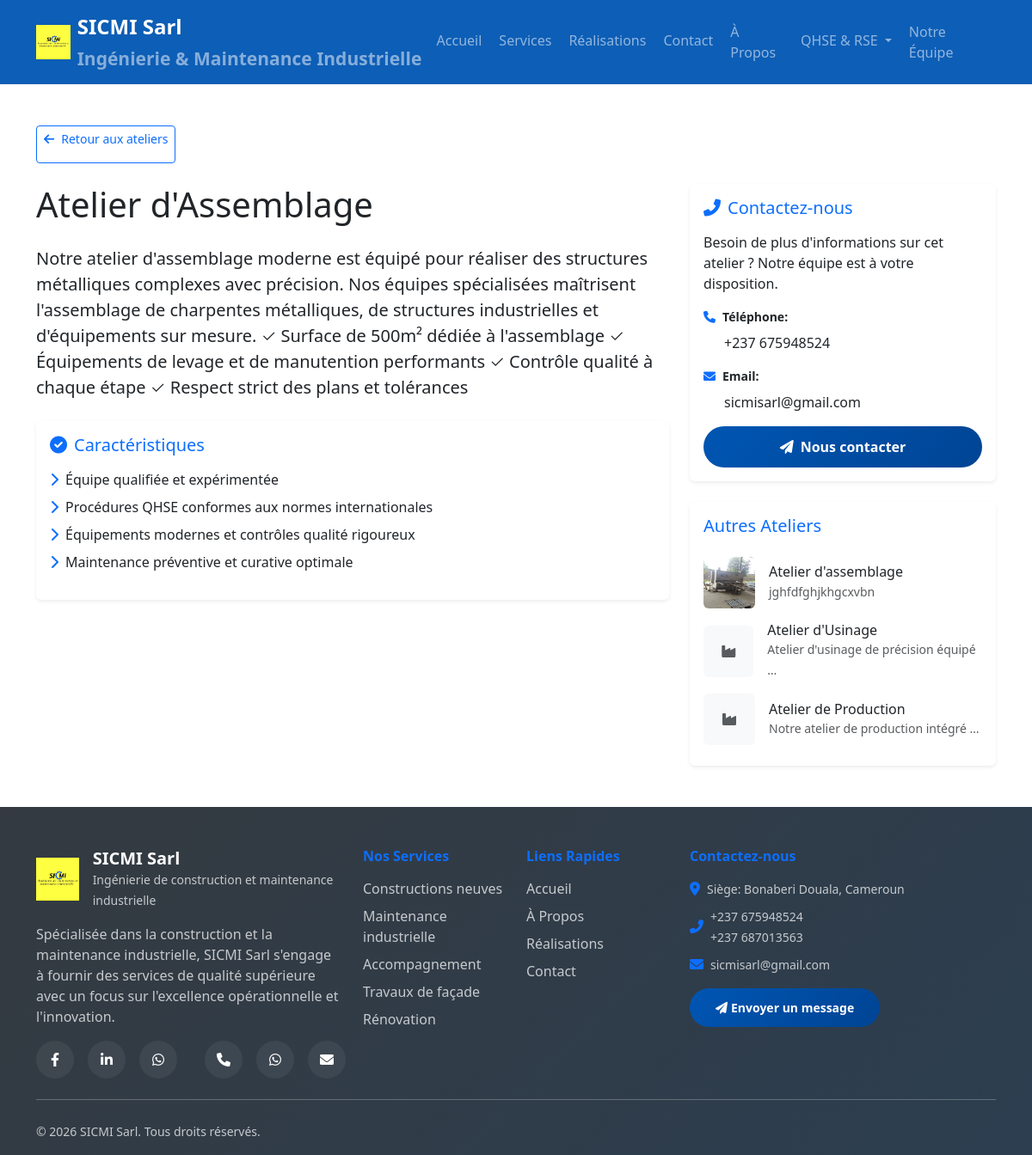
Screenshot of /ateliers/12/ with the database file from the repository.
### sicmi_app/models.py (models this page shows, shortened)
class Atelier(models.Model):
    name = models.CharField(max_length=200, verbose_name="Nom de l'atelier")
    description = models.TextField(verbose_name="Description")
    order = models.IntegerField(default=0, verbose_name="Ordre d'affichage")
    created_at = models.DateTimeField(auto_now_add=True)
    class Meta:
        ordering = ['order', 'name']
        verbose_name = "Atelier"
        verbose_name_plural = "Ateliers & Équipements"

class AtelierImage(models.Model):
    atelier = models.ForeignKey(Atelier, related_name='images', on_delete=models.CASCADE, verbose_name="Atelier")
    image = models.ImageField(upload_to='ateliers/', max_length=500, verbose_name="Image")
    caption = models.CharField(max_length=200, blank=True, verbose_name="Légende")
    order = models.IntegerField(default=0, verbose_name="Ordre")
    class Meta:
        ordering = ['order']
        verbose_name = "Image d'atelier"
        verbose_name_plural = "Images d'ateliers"

### sicmi_app/views.py (the view)
# urls.py: path('ateliers/<int:atelier_id>/', views.atelier_detail, name='atelier_detail'),
def atelier_detail(request, atelier_id):
    atelier = get_object_or_404(Atelier, id=atelier_id)
    atelier_images = atelier.images.all()
    other_ateliers = Atelier.objects.exclude(id=atelier.id).prefetch_related('images')[:3]
    context = {
        'atelier': atelier,
        'atelier_images': atelier_images,
        'other_ateliers': other_ateliers,
    }
    return render(request, 'atelier_detail.html', context)

### templates/atelier_detail.html (shortened to what this page needs)
{% extends 'base.html' %}
{% load static %}
{% block content %}
<section class="py-5">
    <div class="container">
        <div class="mb-4">
            <a href="{% url 'home' %}#ateliers" class="btn btn-outline-primary btn-sm">
                <i class="fas fa-arrow-left me-2"></i>Retour aux ateliers
            </a>
        </div>
        <div class="row">
            <div class="col-lg-8">
                <h1 class="mb-4">{{ atelier.name }}</h1>
                <div class="mb-4">
                    <p class="lead">{{ atelier.description }}</p>
                </div>
                <div class="card border-0 shadow-sm mb-4">
                    <div class="card-body">
                        <h5 class="card-title text-primary mb-3">
                            <i class="fas fa-check-circle me-2"></i>Caractéristiques
                        </h5>
                        <ul class="list-unstyled">
                            <li class="mb-2"><i class="fas fa-chevron-right text-primary me-2"></i>Équipe qualifiée et expérimentée</li>
                            <li class="mb-2"><i class="fas fa-chevron-right text-primary me-2"></i>Procédures QHSE conformes aux normes internationales</li>
                            <li class="mb-2"><i class="fas fa-chevron-right text-primary me-2"></i>Équipements modernes et contrôles qualité rigoureux</li>
                            <li class="mb-2"><i class="fas fa-chevron-right text-primary me-2"></i>Maintenance préventive et curative optimale</li>
                        </ul>
                    </div>
                </div>
            </div>
            <div class="col-lg-4">
                <div class="card border-0 shadow-sm mb-4 sticky-top" style="top: 100px;">
                    <div class="card-body">
                        <h5 class="card-title text-primary mb-3">
                            <i class="fas fa-phone-alt me-2"></i>Contactez-nous
                        </h5>
                        <p class="mb-3">Besoin de plus d'informations sur cet atelier ? Notre équipe est à votre disposition.</p>
                        <div class="mb-3">
                            <p class="mb-2 small"><i class="fas fa-phone text-primary me-2"></i><strong>Téléphone:</strong></p>
                            <p class="ms-4">+237 675948524</p>
                        </div>
                        <div class="mb-3">
                            <p class="mb-2 small"><i class="fas fa-envelope text-primary me-2"></i><strong>Email:</strong></p>
                            <p class="ms-4"><a href="mailto:sicmisarl@gmail.com" class="text-dark text-decoration-none">sicmisarl@gmail.com</a></p>
                        </div>
                        <a href="{% url 'contact' %}" class="btn btn-primary w-100">
                            <i class="fas fa-paper-plane me-2"></i>Nous contacter
                        </a>
                    </div>
                </div>
                {% if other_ateliers %}
                <div class="card border-0 shadow-sm">
                    <div class="card-body">
                        <h5 class="card-title text-primary mb-3">
                            Autres Ateliers
                        </h5>
                        <div class="list-group list-group-flush">
                            {% for other in other_ateliers %}
                            <a href="{% url 'atelier_detail' other.id %}" class="list-group-item list-group-item-action border-0 px-0">
                                <div class="d-flex align-items-center">
                                    {% if other.images.first %}
                                    <img src="{{ other.images.first.image.url }}" alt="{{ other.name }}" class="rounded me-3" style="width: 60px; height: 60px; object-fit: cover;">
                                    {% else %}
                                    <div class="bg-light rounded me-3 d-flex align-items-center justify-content-center" style="width: 60px; height: 60px;">
                                        <i class="fas fa-industry text-muted"></i>
                                    </div>
                                    {% endif %}
                                    <div>
                                        <h6 class="mb-0">{{ other.name }}</h6>
                                        <small class="text-muted">{{ other.description|truncatewords:5 }}</small>
                                    </div>
                                </div>
                            </a>
                            {% endfor %}
                        </div>
                    </div>
                </div>
                {% endif %}
            </div>
        </div>
    </div>
</section>
{% endblock %}

### static/css/style.css (style rules this page uses)
:root { --primary-color: #0056b3; --secondary-color: #6c757d; --accent-color: #ffc107; --success-color: #28a745; --warning-color: #ffc107; --danger-color: #dc3545; --dark-color: #343a40; --light-color: #f8f9fa; }
.btn-primary { background: linear-gradient(135deg, var(--primary-color), #004494); border: none; padding: 12px 30px; font-weight: 600; border-radius: 25px; transition: all 0.3s ease; position: relative; overflow: hidden; }
.btn-primary::before { content: ''; position: absolute; top: 0; left: -100%; width: 100%; height: 100%; background: linear-gradient(90deg, transparent, rgba(255,255,255,0.2), transparent); transition: left 0.5s; }

### static/css/design-improvements.css (style rules this page uses)
:root { --gradient-primary: linear-gradient(135deg, #0056b3 0%, #003d82 100%); --gradient-secondary: linear-gradient(135deg, #667eea 0%, #764ba2 100%); --gradient-success: linear-gradient(135deg, #11998e 0%, #38ef7d 100%); --shadow-sm: 0 2px 8px rgba(0, 0, 0, 0.08); --shadow-md: 0 4px 16px rgba(0, 0, 0, 0.12); --shadow-lg: 0 8px 32px rgba(0, 0, 0, 0.16); --shadow-hover: 0 12px 40px rgba(0, 0, 0, 0.2); --transition-fast: 0.2s cubic-bezier(0.4, 0, 0.2, 1); --transition-normal: 0.3s cubic-bezier(0.4, 0, 0.2, 1); --transition-slow: 0.5s cubic-bezier(0.4, 0, 0.2, 1); }
html { scroll-behavior: smooth; }

### static/css/mobile-optimizations.css (style rules this page uses)
body { -webkit-font-smoothing: antialiased; -moz-osx-font-smoothing: grayscale; }
a, button, input, select, textarea { min-height: 44px; min-width: 44px; }
a, button, input, select, textarea { touch-action: manipulation; }

### rows the page displays
Atelier: name "Atelier d'Assemblage", description "Notre atelier d'assemblage moderne est équipé pour réaliser des structures métalliques complexes avec précision. Nos équipes spécialisées maîtrisent l'assemblage de charpentes métalliques, de structures industrielles et d'équipements sur mesure. ✓ Surface de 500m² dédiée à l'assemblage ✓ Équipements de levage et de manutention performants ✓ Contrôle qualité à chaque étape ✓ Respect strict des plans et tolérances"
Atelier: images.first.image (picture), name "Atelier d'assemblage", description "jghfdfghjkhgcxvbn"
Atelier: name "Atelier d'Usinage", description "Atelier d'usinage de précision équipé …"
Atelier: name "Atelier de Production", description "Notre atelier de production intégré …"
